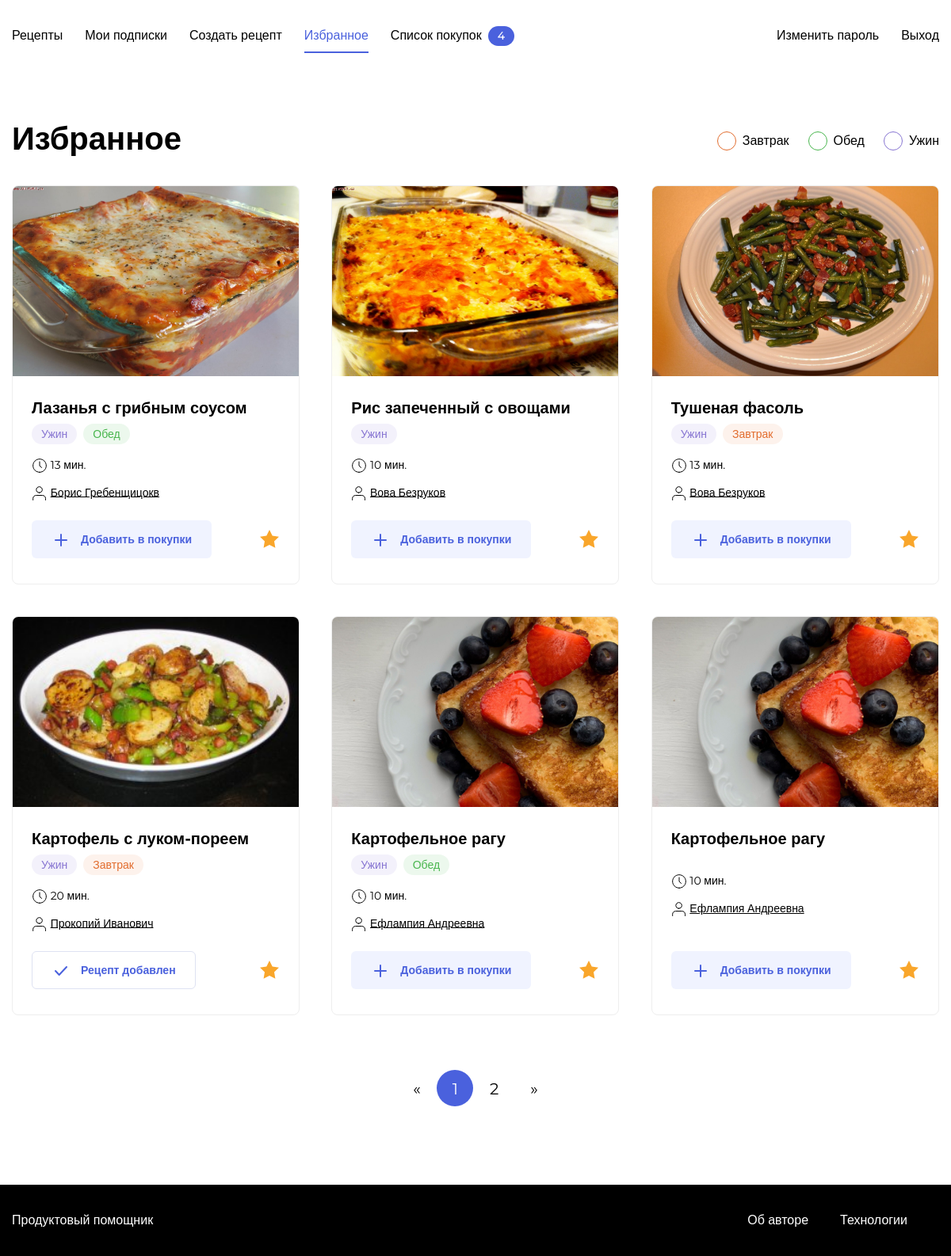
The page /favorites/ (signed in) on the database its author committed.
### recipes/models.py (models this page shows, shortened)
class Recipe(models.Model):
    author = models.ForeignKey(
        User, on_delete=models.CASCADE, related_name="recipes"
    )
    title = models.CharField(max_length=255, verbose_name="Название")
    image = models.ImageField(upload_to="image/", verbose_name="Путь до файла")
    description = models.TextField(verbose_name="Описание")
    ingredient = models.ManyToManyField(
        Ingredient, through=IngredientAmount
    )
    tags = models.ManyToManyField(Tag, related_name="recipes")
    cooking_time = models.IntegerField(
        default=10, verbose_name="Время приготовления")
    pub_date = models.DateTimeField(
        "date published", auto_now_add=True, db_index=True)
    class Meta:
        ordering = ("-pub_date", )

class Tag(models.Model):
    title = models.CharField(max_length=255, verbose_name="Название")
    slug = models.SlugField(max_length=255, unique=True, verbose_name="Slug")
    color = models.CharField(max_length=255, verbose_name="Цвет")

### recipes/views.py (the view)
# urls.py: path("favorites/", views.favorites,
@login_required
def favorites(request):
    tags = request.GET.get("tags", "")
    if tags:
        recipes = Recipe.objects.filter(
            favorite_recipe__user=request.user
        ).filter(
            tags__slug__in=tags.split(",")
        ).distinct()
    else:
        recipes = Recipe.objects.filter(
            favorite_recipe__user=request.user
        )
    paginator = Paginator(recipes, 6)
    page_number = request.GET.get("page")
    page = paginator.get_page(page_number)
    favorites = get_favorites(request)
    purchases = Recipe.objects.filter(purchase_recipe__user=request.user)
    return render(request, "favorites.html", {
        "page": page,
        "paginator": paginator,
        "tags": tags,
        "favorites": favorites,
        "purchases": purchases,
        "is_favorites_page": True,
    })

### recipes/templatetags/get_tags.py (called while the page is built)
@register.filter
def get_tags(request, tag):
    tags = request.GET.get("tags", "")
    tags = tags.split(",") if tags else []
    if tag not in tags:
        tags.append(tag)
    else:
        tags.remove(tag)
    return ",".join(tags)

### recipes/utils.py (called while the page is built)
def get_favorites(request):
    favorites = []
    if request.user.is_authenticated:
        favorites = list(Favorite.objects.filter(
            user=request.user
        ).values_list("recipe_id", flat=True))
    return favorites

def get_purchases_count(request):
    purchases_count = 0
    if request.user.is_authenticated:
        purchases_count = Recipe.objects.filter(
            purchase_recipe__user=request.user
        ).count()
    return {"purchases_count": purchases_count}

def get_followings(request):
    if request.user.is_authenticated:
        return {"followings": request.user.follower.values_list(
            "following_id", flat=True
        )}
    else:
        return {}

### templates/favorites.html (shortened to what this page needs)
{% extends "base.html" %}
{% load static %}
{% block style %}
    <link rel="stylesheet" href="{% static 'pages/index.css' %}">
{% endblock %}
{% block content %}
     <main class="main container">
        <div class="main__header">
            <h1 class="main__title">Избранное</h1>
            {% include 'tags.html' %}
        </div>
        <div class="card-list">
            {% for recipe in page %}
                {% include "recipe_item.html" with recipe=recipe %}
            {% endfor %}
        </div>
        {% if page.has_other_pages %}
            {% include "paginator.html" with items=page paginator=paginator %}
        {% endif %}
    </main>
{% endblock %}

### templates/recipe_item.html (shortened to what this page needs)
<div class="card" data-id="{{ recipe.pk }}">
    {% load thumbnail %}
    {% thumbnail recipe.image "364x240" crop="center" upscale=True as im %}
    <a href="{% url 'recipe_view_page' recipe.author.username recipe.id %}" class="link"><img
            src="{{ im.url }}" alt="{{ recipe.title }}" class="card__image"></a>
    {% endthumbnail %}
    <div class="card__body">
        <a class="card__title link" href="{% url 'recipe_view_page' recipe.author.username recipe.id %}">{{ recipe.title }}</a>
        <ul class="card__items">
            {% for tag in recipe.tags.all %}
                <li class="card__item"><span class="badge badge_style_{{ tag.color }}">{{ tag.title }}</span></li>
            {% endfor %}
        </ul>
        <div class="card__items card__items_column">
            <p class="card__text"><span class="icon-time"></span> {{ recipe.cooking_time }} мин.</p>
            <p class="card__text"><span class="icon-user"></span> <a href="{% url 'user_recipe_view_page' recipe.author.username %}"
                    style="color: black">{{ recipe.author.get_full_name }}</a></p>
        </div>
    </div>
    <div class="card__footer">
        {% if user.is_authenticated %}
            {% if recipe not in purchases %}
                <button class="button button_style_light-blue" name="purchases" data-out>
                    <span class="icon-plus button__icon"></span>Добавить в покупки</button>
            {% else %}
                <button class="button button_style_light-blue-outline" name="purchases">
                    <span class="icon-check button__icon"></span>Рецепт добавлен</button>
            {% endif %}
            {% if recipe.id not in favorites %}
                <button class="button button_style_none" name="favorites" data-out>
                    <span class="icon-favorite"></span></button>
            {% else %}
                <button class="button button_style_none" name="favorites">
                    <span class="icon-favorite icon-favorite_active"></span></button>
            {% endif %}
        {% endif %}
    </div>
</div>

### recipes/static/pages/index.css (style rules this page uses)
* { box-sizing: border-box; }
html, body { min-height: 100%; }

### recipes/static/blocks/body/body.css (style rules this page uses)
.body { display: flex; flex-direction: column; }

### recipes/static/blocks/container/container.css (style rules this page uses)
.container { max-width: 1200px; padding: 0 15px; margin: 0 auto; width: 100%; }

### recipes/static/blocks/link/link.css (style rules this page uses)
.link { text-decoration: none; transition: opacity 0.2s; }

### recipes/static/blocks/button/button.css (style rules this page uses)
.button { font-family: 'Montserrat', sans-serif; font-style: normal; font-weight: 600; font-size: 14px; background: none; border-radius: 6px; padding: 12px 24px; height: 48px; line-height: 1; text-decoration: none; border: 1px solid transparent; transition: background 0.2s; outline: none; user-select: none; cursor: pointer; width: max-content; }

### recipes/static/blocks/button/_style/button_style_light-blue.css (style rules this page uses)
.button_style_light-blue { background: #F0F3FF; color: #4A61DD; }

### recipes/static/blocks/button/_style/button_style_none.css (style rules this page uses)
.button_style_none { padding: 0; }

### recipes/static/blocks/button/_style/button_style_light-blue-outline.css (style rules this page uses)
.button_style_light-blue-outline { color: #4A61DD; border: 1px solid #DEE2F2; background: #fff; }

### recipes/static/blocks/main/main.css (style rules this page uses)
.main { padding-top: 60px; padding-bottom: 80px; flex: 1 0 auto; min-height: calc(100vh - 180px); }

### recipes/static/blocks/main/__header/main__header.css (style rules this page uses)
.main__header { display: flex; justify-content: space-between; margin-bottom: 28px; }

### recipes/static/blocks/main/__title/main__title.css (style rules this page uses)
.main__title { font-family: 'Montserrat', sans-serif; font-style: normal; font-weight: bold; font-size: 40px; line-height: 49px; color: #000000; padding: 0; margin: 0; }

### recipes/static/blocks/card-list/card-list.css (style rules this page uses)
.card-list { display: grid; grid-template-columns: repeat(3, 1fr); grid-template-rows: auto; grid-gap: 40px; margin-bottom: 52px; }

### recipes/static/blocks/card/card.css (style rules this page uses)
.card { display: flex; flex-direction: column; max-width: 363px; border: 1px solid #EEEEEE; box-sizing: border-box; border-radius: 8px; overflow: hidden; }

### recipes/static/blocks/card/__image/card__image.css (style rules this page uses)
.card__image { height: 240px; width: 100%; object-fit: cover; }

### recipes/static/blocks/card/__item/card__item.css (style rules this page uses)
.card__item { margin-right: 8px; }

### recipes/static/blocks/card/__title/card__title.css (style rules this page uses)
.card__title { font-family: 'Montserrat', sans-serif; font-style: normal; font-weight: bold; font-size: 20px; line-height: 24px; color: #000000; margin: 0 0 12px; padding: 0; display: block; }

### recipes/static/blocks/card/__items/card__items.css (style rules this page uses)
.card__items { display: flex; flex-direction: row; list-style: none; padding: 0; margin: 0 0 20px; }
.card__items:last-child { margin-bottom: 0; }

### recipes/static/blocks/card/__items/_column/card__items_column.css (style rules this page uses)
.card__items_column { flex-direction: column; }

### recipes/static/blocks/card/__body/card__body.css (style rules this page uses)
.card__body { padding: 24px 24px 12px; flex: 1 0 auto; }

### recipes/static/blocks/card/__text/card__text.css (style rules this page uses)
.card__text { font-family: 'Montserrat', sans-serif; font-style: normal; font-weight: normal; font-size: 14px; line-height: 17px; color: #000000; margin: 0 0 15px; padding: 0; }
.card__text:last-child { margin-bottom: 0; }

### recipes/static/blocks/card/__footer/card__foter.css (style rules this page uses)
.card__footer { display: flex; justify-content: space-between; align-items: center; padding: 12px 24px 32px; flex: 0 0 auto; }

### recipes/static/blocks/badge/badge.css (style rules this page uses)
.badge { color: #fff; background: #ddd; border-radius: 24px; padding: 4px 12px; font-style: normal; font-weight: 500; font-size: 14px; line-height: 17px; font-family: 'Montserrat', sans-serif; }

### recipes/static/blocks/badge/_style/badge_style_green.css (style rules this page uses)
.badge_style_green { background: rgba(73, 182, 78, 0.1); color: #49B64E; }

### recipes/static/blocks/badge/_style/badge_style_orange.css (style rules this page uses)
.badge_style_orange { background: rgba(234, 146, 99, 0.12); color: #E26C2D; }

### recipes/static/blocks/badge/_style/badge_style_purple.css (style rules this page uses)
.badge_style_purple { background: rgba(135, 117, 210, 0.1); color: #8775D2; }

### rows shown on the page
Recipe: shows a picture, title "Лазанья с грибным соусом", cooking_time "13", author.get_full_name "Борис Гребенщицокв", shows "Добавить в покупки"
Tag: title "Ужин"
Tag: title "Обед"
Recipe: shows a picture, title "Рис запеченный с овощами", cooking_time "10", author.get_full_name "Вова Безруков", shows "Добавить в покупки"
Recipe: shows a picture, title "Тушеная фасоль", cooking_time "13", author.get_full_name "Вова Безруков", shows "Добавить в покупки"
Tag: title "Завтрак"
Recipe: shows a picture, title "Картофель с луком-пореем", cooking_time "20", author.get_full_name "Прокопий Иванович", shows "Рецепт добавлен"
Recipe: title "Картофельное рагу", cooking_time "10", author.get_full_name "Ефлампия Андреевна", shows "Добавить в покупки"
Recipe: title "Картофельное рагу", cooking_time "10", author.get_full_name "Ефлампия Андреевна", shows "Добавить в покупки"

### other values the page prints
{{ purchases_count }} "4"
{{ i }} "1"
{{ i }} "2"
